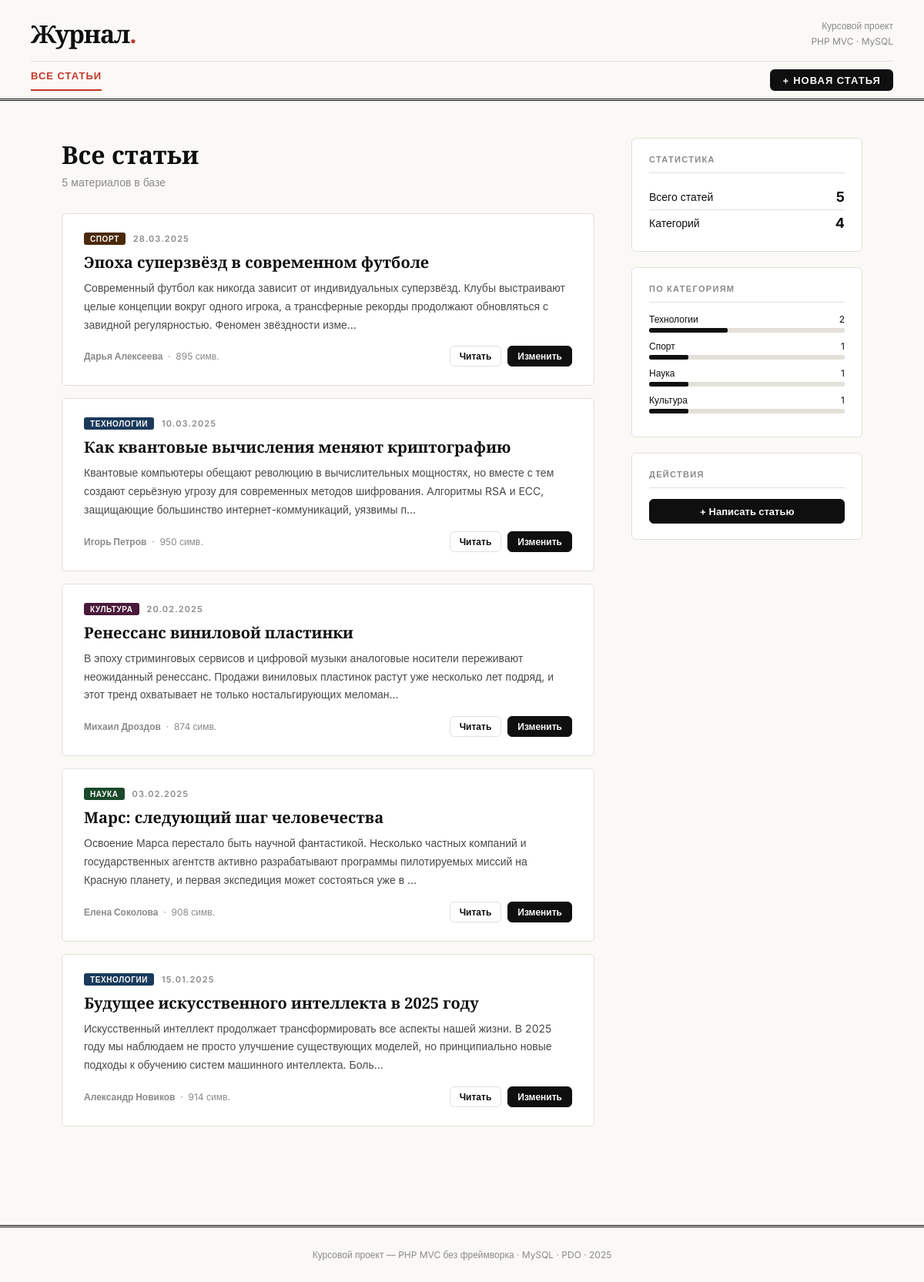
The page / on the database its author committed.
### tables this page shows
CREATE TABLE IF NOT EXISTS articles (
    id          INT UNSIGNED    NOT NULL AUTO_INCREMENT PRIMARY KEY,
    title       VARCHAR(200)    NOT NULL,
    content     TEXT            NOT NULL,
    author      VARCHAR(100)    NOT NULL,
    category    VARCHAR(50)     NOT NULL DEFAULT 'Разное',
    created_at  DATETIME        NOT NULL DEFAULT CURRENT_TIMESTAMP,
    INDEX idx_category (category),
    INDEX idx_created  (created_at)
);

### Controllers/ArticleController.php (called while the page is built, shortened)
<?php
class ArticleController
{
    public function index(?string $id = null): void
    {
        $articles   = Article::all();
        $stats      = Article::countByCategory();
        $totalCount = Article::totalCount();
        require __DIR__ . '/../views/article/index.php';
    }
}

### Models/Article.php (called while the page is built, shortened)
<?php
class Article
{
    private static ?\PDO $pdo = null;
    private static function db(): \PDO
    {
        if (self::$pdo === null) {
            self::$pdo = new \PDO(
                'mysql:host=localhost;dbname=coursework;charset=utf8mb4',
                'root',
                '',
                [\PDO::ATTR_ERRMODE => \PDO::ERRMODE_EXCEPTION]
            );
        }
        return self::$pdo;
    }
    public static function all(): array
    {
        $stmt = self::db()->query(
            'SELECT id, title, author, category, created_at,
                    LEFT(content, 300) AS excerpt,
                    CHAR_LENGTH(content) AS content_length
             FROM articles
             ORDER BY created_at DESC'
        );
        return $stmt->fetchAll(\PDO::FETCH_ASSOC);
    }
    public static function countByCategory(): array
    {
        $stmt = self::db()->query(
            'SELECT category, COUNT(*) AS cnt FROM articles GROUP BY category ORDER BY cnt DESC'
        );
        return $stmt->fetchAll(\PDO::FETCH_ASSOC);
    }
    public static function totalCount(): int
    {
        return (int) self::db()->query('SELECT COUNT(*) FROM articles')->fetchColumn();
    }
}

### autoload.php (called while the page is built, shortened)
<?php
spl_autoload_register(function (string $class): void {
    $path = __DIR__ . '/' . str_replace(['MyProject\\', '\\'], ['', '/'], $class) . '.php';
});

### views/article/index.php (the view, shortened to what this page needs)
<?php
$currentPage = 'index';
function catClass(string $cat): string {
    return match($cat) {
        'Технологии' => 'tech',
        'Наука'      => 'sci',
        'Культура'   => 'cult',
        'Спорт'      => 'sport',
        default      => 'misc',
    };
}
?>
<?php require __DIR__ . '/../layout/header.php'; ?>
<main class="page-wrap">
    <div class="two-col">
        <section>
            <div class="page-header">
                <h1>Все статьи</h1>
                <p><?= $totalCount ?> материал<?= $totalCount === 1 ? '' : ($totalCount < 5 ? 'а' : 'ов') ?> в базе</p>
            </div>
            <?php if (empty($articles)): ?>
                <div class="alert alert-error">
                    Статей пока нет. <a href="<?= url('article/create') ?>">Добавьте первую!</a>
                </div>
            <?php else: ?>
                <?php foreach ($articles as $a):
                    $excerpt = mb_substr($a['excerpt'], 0, 220);
                    if (mb_strlen($a['excerpt']) > 220) $excerpt .= '…';
                ?>
                <article class="article-card">
                    <div class="card-eyebrow">
                        <span class="cat-tag <?= catClass($a['category'] ?? '') ?>">
                            <?= htmlspecialchars($a['category'] ?: 'Разное', ENT_QUOTES) ?>
                        </span>
                        <span><?= date('d.m.Y', strtotime($a['created_at'])) ?></span>
                    </div>
                    <h2><a href="<?= url('article/' . $a['id']) ?>"><?= htmlspecialchars($a['title'], ENT_QUOTES) ?></a></h2>
                    <p class="card-excerpt"><?= htmlspecialchars($excerpt, ENT_QUOTES) ?></p>
                    <div class="card-footer">
                        <span class="card-meta">
                            <strong><?= htmlspecialchars($a['author'], ENT_QUOTES) ?></strong>
                            &nbsp;·&nbsp; <?= number_format($a['content_length']) ?> симв.
                        </span>
                        <div class="card-actions">
                            <a href="<?= url('article/' . $a['id']) ?>" class="btn btn-outline btn-sm">Читать</a>
                            <a href="<?= url('article/' . $a['id'] . '/edit') ?>" class="btn btn-primary btn-sm">Изменить</a>
                        </div>
                    </div>
                </article>
                <?php endforeach; ?>
            <?php endif; ?>
        </section>
        <aside>
            <div class="sidebar-widget">
                <div class="widget-title">Статистика</div>
                <div class="stat-row">
                    <span>Всего статей</span>
                    <span class="stat-num"><?= $totalCount ?></span>
                </div>
                <div class="stat-row">
                    <span>Категорий</span>
                    <span class="stat-num"><?= count($stats) ?></span>
                </div>
            </div>
            <?php if (!empty($stats)): ?>
            <div class="sidebar-widget">
                <div class="widget-title">По категориям</div>
                <?php foreach ($stats as $s): ?>
                <div class="cat-bar">
                    <div class="cat-bar-label">
                        <span><?= htmlspecialchars($s['category'] ?: 'Разное', ENT_QUOTES) ?></span>
                        <span><?= $s['cnt'] ?></span>
                    </div>
                    <div class="cat-bar-track">
                        <div class="cat-bar-fill" style="width: <?= min(100, round($s['cnt'] / max(1, $totalCount) * 100)) ?>%"></div>
                    </div>
                </div>
                <?php endforeach; ?>
            </div>
            <?php endif; ?>
            <div class="sidebar-widget">
                <div class="widget-title">Действия</div>
                <a href="<?= url('article/create') ?>" class="btn btn-primary" style="width:100%;justify-content:center;">
                    + Написать статью
                </a>
            </div>
        </aside>
    </div>
</main>
<?php require __DIR__ . '/../layout/footer.php'; ?>

### index.php (shortened to what this page needs)
<?php
require_once __DIR__ . '/autoload.php';
function url(string $path): string {
    return BASE_PATH . '/' . ltrim($path, '/');
}
$requestPath = parse_url($_SERVER['REQUEST_URI'], PHP_URL_PATH);
$uri = trim(substr($requestPath, strlen(BASE_PATH)), '/');
$routes = [
    '~^article/(\d+)/edit$~'   => [\MyProject\Controllers\ArticleController::class, 'edit'],
    '~^article/(\d+)/delete$~' => [\MyProject\Controllers\ArticleController::class, 'delete'],
    '~^article/(\d+)$~'        => [\MyProject\Controllers\ArticleController::class, 'view'],
    '~^article/create$~'       => [\MyProject\Controllers\ArticleController::class, 'create'],
    '~^article/?$~'            => [\MyProject\Controllers\ArticleController::class, 'index'],
    '~^$~'                     => [\MyProject\Controllers\ArticleController::class, 'index'],
];
foreach ($routes as $pattern => $handler) {
    if (preg_match($pattern, $uri, $matches)) {
        [$controllerClass, $method] = $handler;
        $controller = new $controllerClass();
        $id = $matches[1] ?? null;
        $controller->$method($id);
        break;
    }
}

### views/layout/header.php (shortened to what this page needs)
<!DOCTYPE html>
<html lang="ru">
<head>
</head>
<body>
<header class="site-header">
    <div class="header-top">
        <a href="<?= url('') ?>" class="site-logo">Журнал<span>.</span></a>
        <div class="header-meta">
            Курсовой проект<br>
            PHP MVC · MySQL
        </div>
    </div>
    <nav class="site-nav">
        <a href="<?= url('article') ?>" class="<?= ($currentPage ?? '') === 'index' ? 'active' : '' ?>">Все статьи</a>
        <a href="<?= url('article/create') ?>" class="nav-cta">+ Новая статья</a>
    </nav>
</header>

### views/layout/footer.php
<footer class="site-footer">
    <p>Курсовой проект &mdash; PHP MVC без фреймворка &middot; MySQL &middot; PDO &middot; 2025</p>
</footer>
</body>
</html>

### rows shown on the page
articles: category "СПОРТ", created_at "28.03.2025", title "Эпоха суперзвёзд в современном футболе", excerpt "Современный футбол как никогда зависит от индивидуальных суперзвёзд. Клубы выстраивают целые концепции вокруг одного игрока, а трансферные рекорды продолжают обновляться с завидной регулярностью. Феномен звёздности изме…", author "Дарья Алексеева", content_length "895"
articles: category "ТЕХНОЛОГИИ", created_at "10.03.2025", title "Как квантовые вычисления меняют криптографию", excerpt "Квантовые компьютеры обещают революцию в вычислительных мощностях, но вместе с тем создают серьёзную угрозу для современных методов шифрования. Алгоритмы RSA и ECC, защищающие большинство интернет-коммуникаций, уязвимы п…", author "Игорь Петров", content_length "950"
articles: category "КУЛЬТУРА", created_at "20.02.2025", title "Ренессанс виниловой пластинки", excerpt "В эпоху стриминговых сервисов и цифровой музыки аналоговые носители переживают неожиданный ренессанс. Продажи виниловых пластинок растут уже несколько лет подряд, и этот тренд охватывает не только ностальгирующих меломан…", author "Михаил Дроздов", content_length "874"
articles: category "НАУКА", created_at "03.02.2025", title "Марс: следующий шаг человечества", excerpt "Освоение Марса перестало быть научной фантастикой. Несколько частных компаний и государственных агентств активно разрабатывают программы пилотируемых миссий на Красную планету, и первая экспедиция может состояться уже в …", author "Елена Соколова", content_length "908"
articles: category "ТЕХНОЛОГИИ", created_at "15.01.2025", title "Будущее искусственного интеллекта в 2025 году", excerpt "Искусственный интеллект продолжает трансформировать все аспекты нашей жизни. В 2025 году мы наблюдаем не просто улучшение существующих моделей, но принципиально новые подходы к обучению систем машинного интеллекта. Боль…", author "Александр Новиков", content_length "914"

### other values the page prints
$totalCount "5"
count($stats) "4"
$s['category'] ?: 'Разное' "Технологии"
$s['cnt'] "2"
$s['category'] ?: 'Разное' "Спорт"
$s['cnt'] "1"
$s['category'] ?: 'Разное' "Наука"
$s['category'] ?: 'Разное' "Культура"
